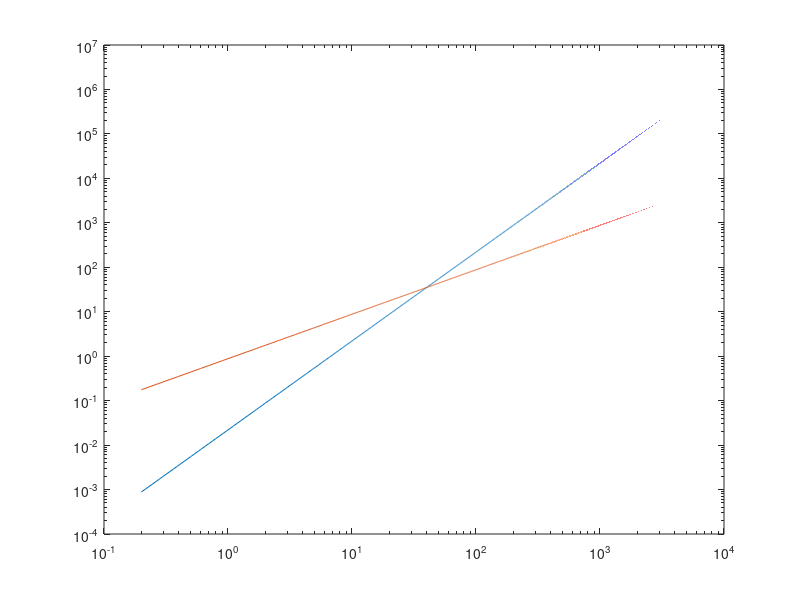

This figure's MATLAB source:
clear
clc

% mass = attograms = 10^-18 gram
% distance = nanometers
% time = nanoseconds
% energy = attogram-nanometer^2/nanosecond^2
% velocity = nanometers/nanosecond
% force = attogram-nanometer/nanosecond^2
% torque = attogram-nanometer^2/nanosecond^2
% temperature = Kelvin
% pressure = attogram/(nanometer-nanosecond^2)
% dynamic viscosity = attogram/(nanometer-nanosecond)
% charge = multiple of electron charge (1.0 is a proton)
% dipole = charge-nanometer
% electric field = volt/nanometer
% density = attograms/nanometer^dim

BeadSize=3;
WaterEta=1; %ag/nm/ns %0.001 kg/m/s
BeadCsi=6*pi*WaterEta*BeadSize/2; %ag/ns

Temp=300; %K
kB=1.38*10^-2; %ag*nm^2/ns^2/K 1.38*10^-23 Kg*m^2/s^2/K
kBT=kB*Temp;

Damp=20;
D=kBT/BeadCsi;
BeadMass=Damp*BeadCsi;

dt=Damp/100;
T=dt:0.1:10^4;
loglog(T,3*kBT/BeadMass*T.^2,'-'); hold on
loglog(T,6*D*T,'-');

SaveFolder='Parameter/';
mkdir(SaveFolder);
save([SaveFolder 'Parameter.mat'],'BeadSize','BeadCsi','Damp','Temp','kBT');
